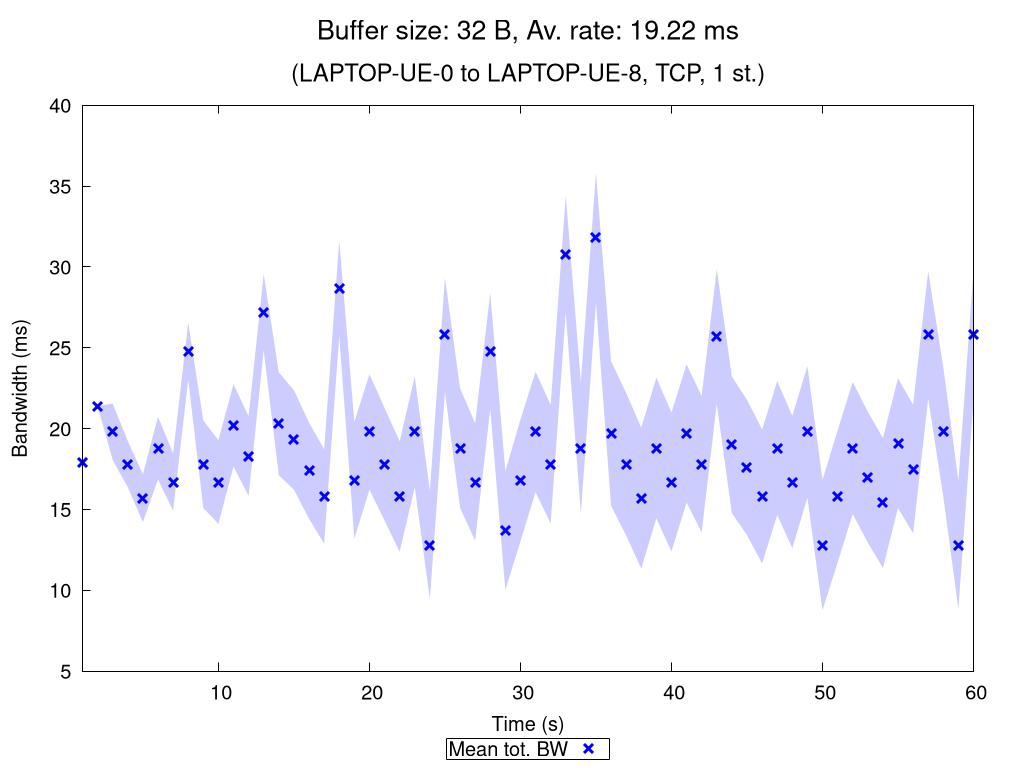

Recreate this plot in gnuplot.
set terminal pngcairo nocrop enhanced size 1024,768 font "Verdana,15"
set output "TCP_1_st_2020_11_06_01-17-22_one2two_00032B.png"

set title "{/=20 Buffer size: 32 B, Av. rate: 19.22 ms}\n\n{/=18 (LAPTOP-UE-0 to LAPTOP-UE-8, TCP, 1 st.)}"

set xlabel "Time (s)"
set ylabel "Bandwidth (ms)"
set ytics nomirror
set key bmargin center horizontal box samplen 1 width -1
set bmargin 4.6
set rmargin 4.5

rf = 1.0  # rate factor
set style fill transparent solid 0.2 noborder
set autoscale xfix
plot "TCP_1_st_2020_11_06_01-17-22_one2two_00032B_iperf_processed.dat" using 1:($2/rf-$3/rf):($2/rf+$3/rf) with filledcurves lc rgb "blue" notitle, \
     "" using 1:($2/rf) with points pt 2 ps 1.5 lw 3 lc rgb "blue" title "Mean tot. BW", \
